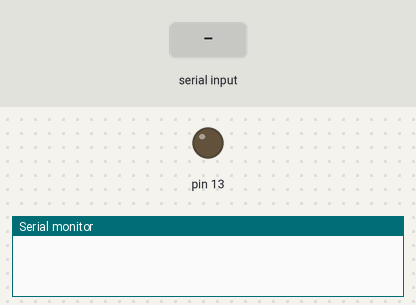
Recording of a sketch running on a simulated Arduino Uno, built with avr-gcc and run on an emulated ATmega328P. Parts: output pins drawn as LEDs (lit = HIGH), the last lines printed to the serial monitor. The inputs (shaded band) are chosen by the test bench.

Above: at 1.2 s.
1.3 s: "1" received over Serial
At 3.5 s:
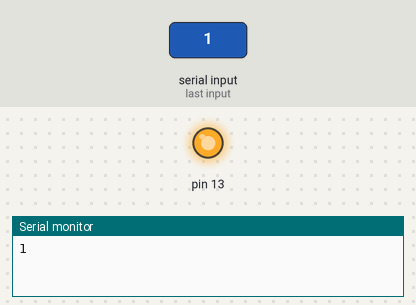
3.8 s: "0" received over Serial
At 5.4 s:
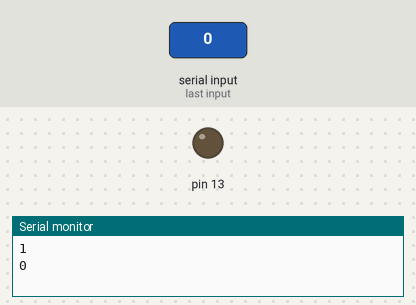
Timing chart, 0 to 6.9 s (numbered marks = the images above; inputs shaded):
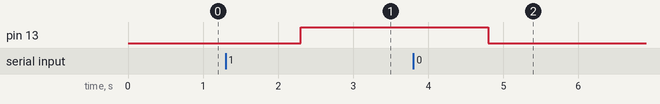

Measured:
- after the input at 1.3 s, pin 13: LOW → HIGH after 1.0 s
- after the input at 3.8 s, pin 13: HIGH → LOW after 1.0 s

The sketch:

arduino.ino
```cpp
void setup() {
// put your setup code here, to run once:
Serial.begin(9600);
pinMode(13, OUTPUT);
}

void loop() {
// put your main code here, to run repeatedly:
if (Serial.available() > 0) {
    String input = Serial.readString();
    Serial.println(input);
    if (input == "1") {
        digitalWrite(13, HIGH);
    } else {
        digitalWrite(13, LOW);
    }
}
}
```
